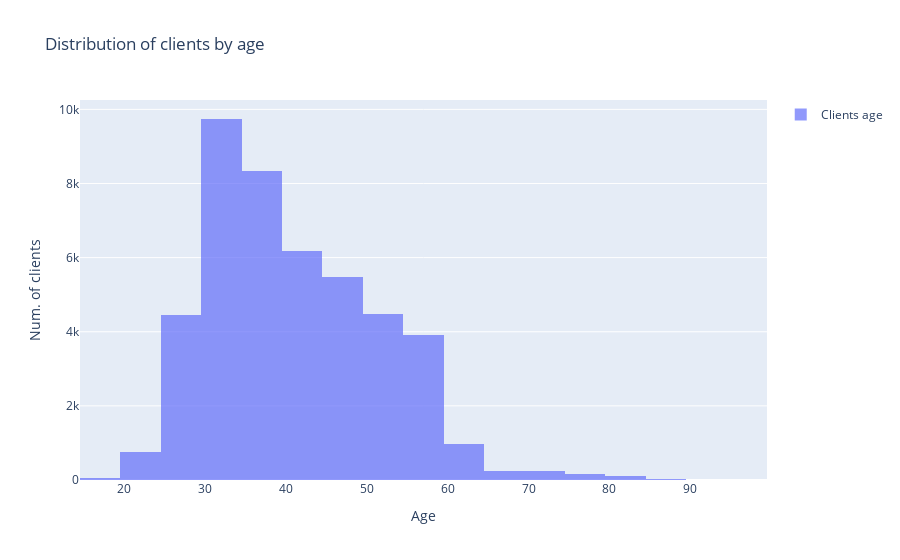

Notebook cell for this chart:
### Markdown cell above
Most of the clients have only reached **secondary** education

### Code cell
# Descriptivo 2: Distribucion etaria de los clientes
# Create histograms using Plotly
histogram = go.Histogram(x=df['age'], nbinsx=20, opacity=0.7, name='Clients age')

# Create a Plotly figure
fig2 = go.Figure(data=histogram)

# Update layout
fig2.update_layout(
    title='Distribution of clients by age',
    xaxis=dict(title='Age'),
    yaxis=dict(title='Num. of clients'),
    showlegend=True
)

# Show the plot
fig2.show()

### Figure 1 — Plotly figure (JSON) as saved in the notebook; plotly's stock layout.template omitted (floating-point values rounded to 4 significant figures; data arrays with more than 128 entries replaced by an {"elided": "..."} marker saying what was removed)
{"data": [{"name": "Clients age", "nbinsx": 20, "opacity": 0.7, "type": "histogram", "x": {"elided": "45211 int values"}}], "layout": {"showlegend": true, "title": {"text": "Distribution of clients by age"}, "xaxis": {"title": {"text": "Age"}}, "yaxis": {"title": {"text": "Num. of clients"}}}}
